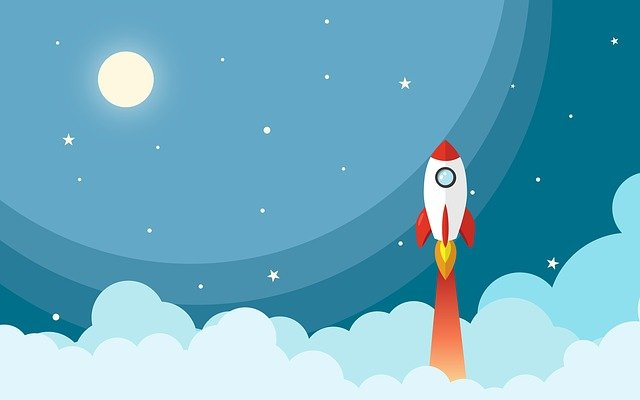
#> input picture poster.jpg, 640 x 400 px
$ python second.py
#> lines starting #> are read from the running program, lines starting #| are printed output that depends on the picture
import cv2
import numpy as np
img = cv2.imread("poster.jpg")
#> img is the input picture: shape (400, 640, 3); mean B, G, R 194.6, 172.6, 108.6
#print(img)
rocket  = img[100:300,100:300]
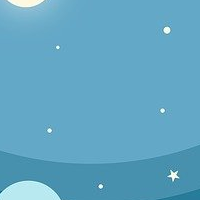
#> rocket: shape (200, 200, 3); mean B, G, R 195.6, 166.1, 97.7
cv2.imshow("rocket picture" , rocket)
cv2.waitKey(0)
